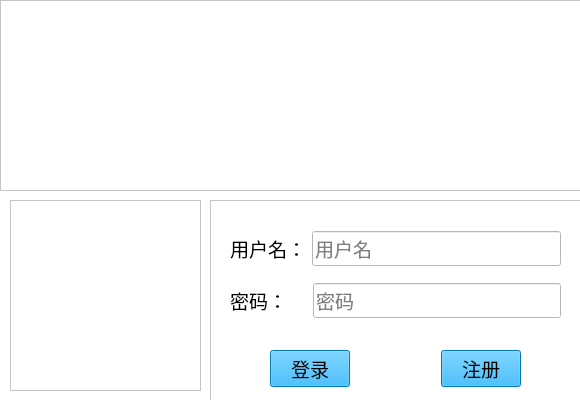
<?xml version="1.0" encoding="UTF-8"?>
<ui version="4.0">
 <class>LoginWin</class>
 <widget class="QMainWindow" name="LoginWin">
  <property name="geometry">
   <rect>
    <x>0</x>
    <y>0</y>
    <width>580</width>
    <height>400</height>
   </rect>
  </property>
  <property name="windowTitle">
   <string>人脸识别与信息管理系统</string>
  </property>
  <property name="styleSheet">
   <string notr="true">background-color: rgb(255, 255, 255);</string>
  </property>
  <widget class="QWidget" name="centralwidget">
   <widget class="QFrame" name="frame">
    <property name="geometry">
     <rect>
      <x>0</x>
      <y>0</y>
      <width>581</width>
      <height>191</height>
     </rect>
    </property>
    <property name="styleSheet">
     <string notr="true">#frame{border-image: url(:/imgs/ui_imgs/bgs/bg5.jpg);}</string>
    </property>
    <property name="frameShape">
     <enum>QFrame::StyledPanel</enum>
    </property>
    <property name="frameShadow">
     <enum>QFrame::Raised</enum>
    </property>
    <widget class="QLabel" name="label_3">
     <property name="geometry">
      <rect>
       <x>90</x>
       <y>60</y>
       <width>411</width>
       <height>61</height>
      </rect>
     </property>
     <property name="palette">
      <palette>
       <active>
        <colorrole role="WindowText">
         <brush brushstyle="SolidPattern">
          <color alpha="255">
           <red>255</red>
           <green>255</green>
           <blue>255</blue>
          </color>
         </brush>
        </colorrole>
        <colorrole role="Button">
         <brush brushstyle="SolidPattern">
          <color alpha="0">
           <red>255</red>
           <green>255</green>
           <blue>255</blue>
          </color>
         </brush>
        </colorrole>
        <colorrole role="Base">
         <brush brushstyle="SolidPattern">
          <color alpha="0">
           <red>255</red>
           <green>255</green>
           <blue>255</blue>
          </color>
         </brush>
        </colorrole>
        <colorrole role="Window">
         <brush brushstyle="SolidPattern">
          <color alpha="0">
           <red>255</red>
           <green>255</green>
           <blue>255</blue>
          </color>
         </brush>
        </colorrole>
       </active>
       <inactive>
        <colorrole role="WindowText">
         <brush brushstyle="SolidPattern">
          <color alpha="255">
           <red>255</red>
           <green>255</green>
           <blue>255</blue>
          </color>
         </brush>
        </colorrole>
        <colorrole role="Button">
         <brush brushstyle="SolidPattern">
          <color alpha="0">
           <red>255</red>
           <green>255</green>
           <blue>255</blue>
          </color>
         </brush>
        </colorrole>
        <colorrole role="Base">
         <brush brushstyle="SolidPattern">
          <color alpha="0">
           <red>255</red>
           <green>255</green>
           <blue>255</blue>
          </color>
         </brush>
        </colorrole>
        <colorrole role="Window">
         <brush brushstyle="SolidPattern">
          <color alpha="0">
           <red>255</red>
           <green>255</green>
           <blue>255</blue>
          </color>
         </brush>
        </colorrole>
       </inactive>
       <disabled>
        <colorrole role="WindowText">
         <brush brushstyle="SolidPattern">
          <color alpha="255">
           <red>120</red>
           <green>120</green>
           <blue>120</blue>
          </color>
         </brush>
        </colorrole>
        <colorrole role="Button">
         <brush brushstyle="SolidPattern">
          <color alpha="0">
           <red>255</red>
           <green>255</green>
           <blue>255</blue>
          </color>
         </brush>
        </colorrole>
        <colorrole role="Base">
         <brush brushstyle="SolidPattern">
          <color alpha="0">
           <red>255</red>
           <green>255</green>
           <blue>255</blue>
          </color>
         </brush>
        </colorrole>
        <colorrole role="Window">
         <brush brushstyle="SolidPattern">
          <color alpha="0">
           <red>255</red>
           <green>255</green>
           <blue>255</blue>
          </color>
         </brush>
        </colorrole>
       </disabled>
      </palette>
     </property>
     <property name="font">
      <font>
       <family>华文行楷</family>
       <pointsize>22</pointsize>
      </font>
     </property>
     <property name="autoFillBackground">
      <bool>false</bool>
     </property>
     <property name="styleSheet">
      <string notr="true">background-color: rgba(255, 255, 255, 0);</string>
     </property>
     <property name="text">
      <string>人脸识别与信息管理系统</string>
     </property>
    </widget>
   </widget>
   <widget class="QFrame" name="frame_2">
    <property name="geometry">
     <rect>
      <x>10</x>
      <y>200</y>
      <width>191</width>
      <height>191</height>
     </rect>
    </property>
    <property name="styleSheet">
     <string notr="true">border-image: url(:/imgs/ui_imgs/bgs/bg6.jpg);</string>
    </property>
    <property name="frameShape">
     <enum>QFrame::StyledPanel</enum>
    </property>
    <property name="frameShadow">
     <enum>QFrame::Raised</enum>
    </property>
   </widget>
   <widget class="QFrame" name="frame_3">
    <property name="geometry">
     <rect>
      <x>210</x>
      <y>200</y>
      <width>371</width>
      <height>201</height>
     </rect>
    </property>
    <property name="styleSheet">
     <string notr="true">background-color: rgb(255, 255, 255);</string>
    </property>
    <property name="frameShape">
     <enum>QFrame::StyledPanel</enum>
    </property>
    <property name="frameShadow">
     <enum>QFrame::Raised</enum>
    </property>
    <widget class="QWidget" name="">
     <property name="geometry">
      <rect>
       <x>20</x>
       <y>20</y>
       <width>331</width>
       <height>111</height>
      </rect>
     </property>
     <layout class="QVBoxLayout" name="verticalLayout">
      <item>
       <layout class="QHBoxLayout" name="horizontalLayout">
        <item>
         <widget class="QLabel" name="label">
          <property name="font">
           <font>
            <family>华文楷体</family>
            <pointsize>14</pointsize>
           </font>
          </property>
          <property name="text">
           <string>用户名：</string>
          </property>
         </widget>
        </item>
        <item>
         <widget class="QLineEdit" name="lineEditUserName">
          <property name="font">
           <font>
            <family>华文楷体</family>
            <pointsize>14</pointsize>
           </font>
          </property>
          <property name="text">
           <string/>
          </property>
          <property name="placeholderText">
           <string>用户名</string>
          </property>
         </widget>
        </item>
       </layout>
      </item>
      <item>
       <layout class="QHBoxLayout" name="horizontalLayout_2">
        <item>
         <widget class="QLabel" name="label_2">
          <property name="font">
           <font>
            <family>华文楷体</family>
            <pointsize>14</pointsize>
           </font>
          </property>
          <property name="text">
           <string>密码：    </string>
          </property>
         </widget>
        </item>
        <item>
         <widget class="QLineEdit" name="lineEditPassword">
          <property name="font">
           <font>
            <family>华文楷体</family>
            <pointsize>14</pointsize>
           </font>
          </property>
          <property name="echoMode">
           <enum>QLineEdit::Password</enum>
          </property>
          <property name="placeholderText">
           <string>密码</string>
          </property>
         </widget>
        </item>
       </layout>
      </item>
     </layout>
    </widget>
    <widget class="QWidget" name="">
     <property name="geometry">
      <rect>
       <x>60</x>
       <y>150</y>
       <width>251</width>
       <height>37</height>
      </rect>
     </property>
     <layout class="QHBoxLayout" name="horizontalLayout_3">
      <item>
       <widget class="QPushButton" name="loginBtn">
        <property name="palette">
         <palette>
          <active>
           <colorrole role="Button">
            <brush brushstyle="SolidPattern">
             <color alpha="255">
              <red>0</red>
              <green>170</green>
              <blue>255</blue>
             </color>
            </brush>
           </colorrole>
           <colorrole role="Base">
            <brush brushstyle="SolidPattern">
             <color alpha="255">
              <red>0</red>
              <green>170</green>
              <blue>255</blue>
             </color>
            </brush>
           </colorrole>
           <colorrole role="Window">
            <brush brushstyle="SolidPattern">
             <color alpha="255">
              <red>0</red>
              <green>170</green>
              <blue>255</blue>
             </color>
            </brush>
           </colorrole>
          </active>
          <inactive>
           <colorrole role="Button">
            <brush brushstyle="SolidPattern">
             <color alpha="255">
              <red>0</red>
              <green>170</green>
              <blue>255</blue>
             </color>
            </brush>
           </colorrole>
           <colorrole role="Base">
            <brush brushstyle="SolidPattern">
             <color alpha="255">
              <red>0</red>
              <green>170</green>
              <blue>255</blue>
             </color>
            </brush>
           </colorrole>
           <colorrole role="Window">
            <brush brushstyle="SolidPattern">
             <color alpha="255">
              <red>0</red>
              <green>170</green>
              <blue>255</blue>
             </color>
            </brush>
           </colorrole>
          </inactive>
          <disabled>
           <colorrole role="Button">
            <brush brushstyle="SolidPattern">
             <color alpha="255">
              <red>0</red>
              <green>170</green>
              <blue>255</blue>
             </color>
            </brush>
           </colorrole>
           <colorrole role="Base">
            <brush brushstyle="SolidPattern">
             <color alpha="255">
              <red>0</red>
              <green>170</green>
              <blue>255</blue>
             </color>
            </brush>
           </colorrole>
           <colorrole role="Window">
            <brush brushstyle="SolidPattern">
             <color alpha="255">
              <red>0</red>
              <green>170</green>
              <blue>255</blue>
             </color>
            </brush>
           </colorrole>
          </disabled>
         </palette>
        </property>
        <property name="font">
         <font>
          <family>华文楷体</family>
          <pointsize>14</pointsize>
         </font>
        </property>
        <property name="styleSheet">
         <string notr="true">background-color: rgb(0, 170, 255);</string>
        </property>
        <property name="text">
         <string>登录</string>
        </property>
       </widget>
      </item>
      <item>
       <spacer name="horizontalSpacer">
        <property name="orientation">
         <enum>Qt::Horizontal</enum>
        </property>
        <property name="sizeHint" stdset="0">
         <size>
          <width>40</width>
          <height>20</height>
         </size>
        </property>
       </spacer>
      </item>
      <item>
       <widget class="QPushButton" name="registerBtn">
        <property name="palette">
         <palette>
          <active>
           <colorrole role="Button">
            <brush brushstyle="SolidPattern">
             <color alpha="255">
              <red>0</red>
              <green>170</green>
              <blue>255</blue>
             </color>
            </brush>
           </colorrole>
           <colorrole role="Base">
            <brush brushstyle="SolidPattern">
             <color alpha="255">
              <red>0</red>
              <green>170</green>
              <blue>255</blue>
             </color>
            </brush>
           </colorrole>
           <colorrole role="Window">
            <brush brushstyle="SolidPattern">
             <color alpha="255">
              <red>0</red>
              <green>170</green>
              <blue>255</blue>
             </color>
            </brush>
           </colorrole>
          </active>
          <inactive>
           <colorrole role="Button">
            <brush brushstyle="SolidPattern">
             <color alpha="255">
              <red>0</red>
              <green>170</green>
              <blue>255</blue>
             </color>
            </brush>
           </colorrole>
           <colorrole role="Base">
            <brush brushstyle="SolidPattern">
             <color alpha="255">
              <red>0</red>
              <green>170</green>
              <blue>255</blue>
             </color>
            </brush>
           </colorrole>
           <colorrole role="Window">
            <brush brushstyle="SolidPattern">
             <color alpha="255">
              <red>0</red>
              <green>170</green>
              <blue>255</blue>
             </color>
            </brush>
           </colorrole>
          </inactive>
          <disabled>
           <colorrole role="Button">
            <brush brushstyle="SolidPattern">
             <color alpha="255">
              <red>0</red>
              <green>170</green>
              <blue>255</blue>
             </color>
            </brush>
           </colorrole>
           <colorrole role="Base">
            <brush brushstyle="SolidPattern">
             <color alpha="255">
              <red>0</red>
              <green>170</green>
              <blue>255</blue>
             </color>
            </brush>
           </colorrole>
           <colorrole role="Window">
            <brush brushstyle="SolidPattern">
             <color alpha="255">
              <red>0</red>
              <green>170</green>
              <blue>255</blue>
             </color>
            </brush>
           </colorrole>
          </disabled>
         </palette>
        </property>
        <property name="font">
         <font>
          <family>华文楷体</family>
          <pointsize>14</pointsize>
         </font>
        </property>
        <property name="styleSheet">
         <string notr="true">background-color: rgb(0, 170, 255);</string>
        </property>
        <property name="text">
         <string>注册</string>
        </property>
       </widget>
      </item>
     </layout>
    </widget>
   </widget>
  </widget>
 </widget>
 <resources>
  <include location="img_source.qrc"/>
 </resources>
 <connections/>
</ui>
